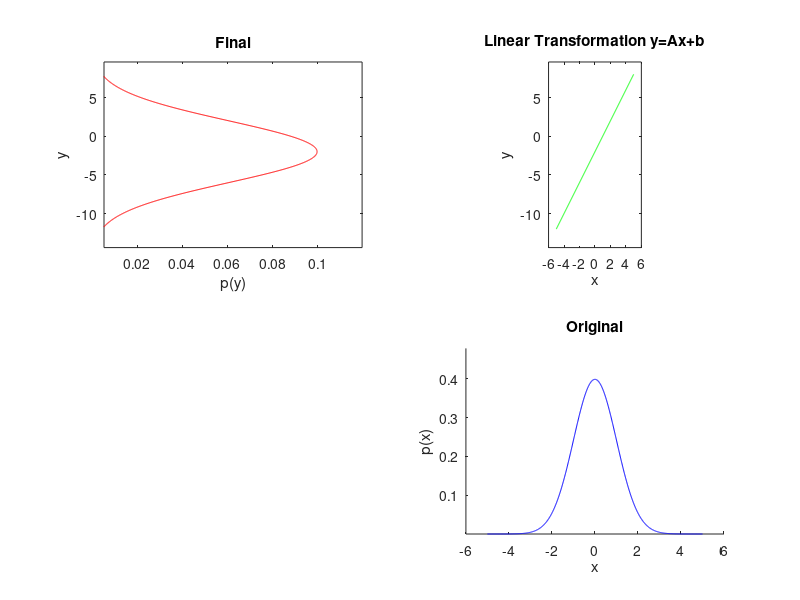
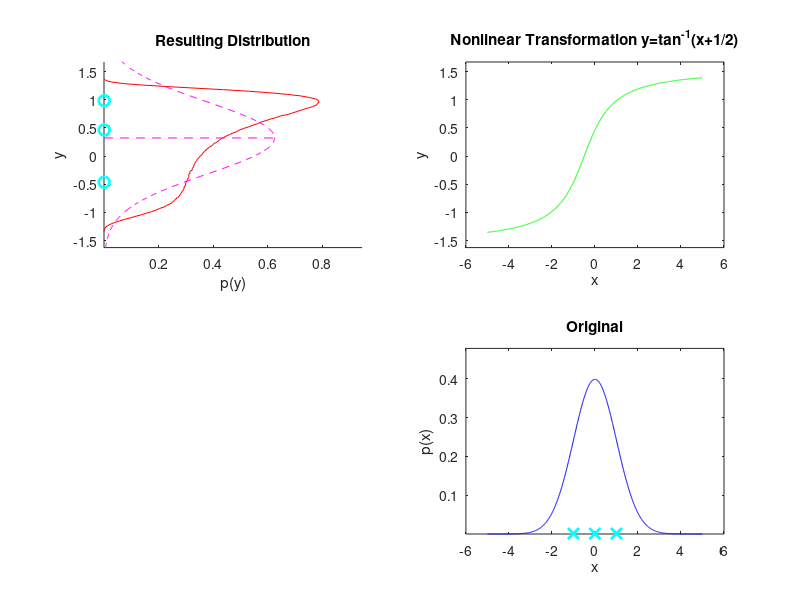
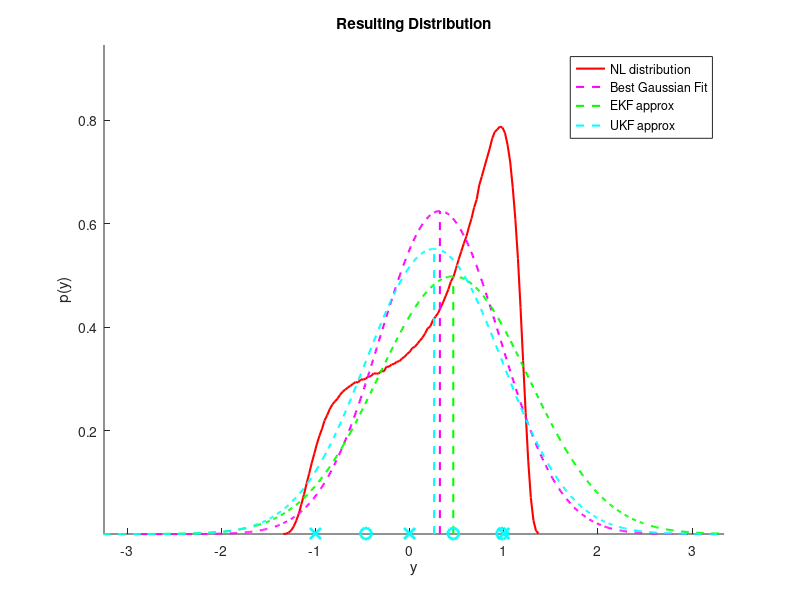

MATLAB code to generate these figures, in order:
%% Comparison of linear and nonlinear transformations

linear = 0; % if 1, run the linear transformation, else the nonlinear one

% Original Gaussian distribution
mu = 0; % mean (mu)
S = 1;% covariance (Sigma)
L = 5;
x = [mu-L*sqrt(S):0.01:mu+L*sqrt(S)]; % x points
px = normpdf(x,mu,S); % p(x) 
n = 5000000; % Number of samples to use
xS = sqrt(S)*randn(n,1); % Samples of original distribution

% Linear transformation
A = 2;
b = -2
yL = A*x + b;

% Resulting Gaussian distribution
muL = A*mu+b;
SL = A*S*A';
pyL = normpdf(yL,muL,SL);

% Nonlinear transformation
yN = atan(x+0.5); % Nonlinear transformation of pdf
yNS = atan(xS+0.5); % Nonlinear transformation of samples
if (linear)
    yN = 3*x+0.5; % Nonlinear transformation of pdf
    yNS = 3*xS+0.5; % Nonlinear transformation of samples
end

% Resulting distribution
m = 100; % Number of bins to use
[d,YN] = hist(yNS,m); % Histogram of results
binw = (max(YN)-min(YN))/(m-1); % Bin width
pyN = d/n/binw; % Resulting distribution

% Gaussian approximation to resulting distribution
muN = mean(yNS); % Mean of samples of transformed distribution
SN = var(yNS); % Covariance of samples of transformed distribution
yNG = [muN-L*sqrt(SN):0.01:muN+L*sqrt(SN)];
pyNG = normpdf(yNG,muN,sqrt(SN));

% Linearized propagation of mean and covariance (a la EKF)
G = 1/((mu+1/2)^2+1);
muLN = atan(mu+0.5);
if (linear)
    G = 3;
    muLN = 3*mu+0.5;
end
SLN = G*S*G';
yLN = [muLN-L*sqrt(SLN):0.01:muLN+L*sqrt(SLN)];
pyLN = normpdf(yLN,muLN,sqrt(SLN));

% Unscented approximation to resulting distribution
n = 1;
alpha = 1;
kappa = 0;
beta = 0;
lambda = alpha^2*(n+kappa)-n;

X(:,1) = mu;
Y(:,1) = atan(X(:,1)+0.5);
if(linear)
    Y(:,1) = 3*X(:,1)+0.5;
end
nlS = sqrt((n+lambda)*S);
for i = 1:n
    X(:,i+1) =  mu + nlS(:,i);
    Y(:,i+1) = atan(X(:,i+1)+0.5);
    X(:,n+i+1) =  mu - nlS(:,i);
    Y(:,n+i+1) = atan(X(:,n+i+1)+0.5);
    if (linear)
        Y(:,i+1) = 3*X(:,i+1)+0.5;
        Y(:,n+i+1) = 3*X(:,n+i+1)+0.5;
    end
end
wm(1) = lambda/(n+lambda);
wc(1) = wm(1) + (1-alpha^2+beta);
wm(2:2*n+1) = 1/(2*(n+lambda));
wc(2:2*n+1) = 1/(2*(n+lambda));

muU = zeros(n,1);
SU = zeros(n,n);
for i = 1:2*n+1
    muU = muU+wm(i)*Y(:,i);
end
for i = 1:2*n+1
    SU = SU + wc(i)*(Y(:,i)-muU)*(Y(:,i)-muU)';
end
yNU = [muU-L*sqrt(SU):0.01:muU+L*sqrt(SU)];
pyNU = normpdf(yNU,muU,sqrt(SU));

%% Display results

L = 5; % number of std deviations to include

% Linear plot
figure(1);clf;
% Original distribution
subplot(2,2,4); hold on;
plot(x,px,'b');
title('Original')
xlabel('x')
ylabel('p(x)')
axis(1.2*[min(x) max(x) min(px) max(px)])
% Transformation function
subplot(2,2,2)
plot(x,yL,'g'); hold on;
title('Linear Transformation y=Ax+b')
xlabel('x')
ylabel('y')
axis(1.2*[min(x) max(x) min(yL) max(yL)])
axis equal
% Resulting distribution
subplot(2,2,1)
plot(pyL,yL,'r'); hold on;
title('Final')
xlabel('p(y)')
ylabel('y')
axis(1.2*[min(pyL) max(pyL) min(yL) max(yL)])

%Nonlinear plots
figure(2);clf;
subplot(2,2,4)
plot(x,px,'b'); hold on;
plot(X,0.001*ones(1,length(X)), 'cx', 'MarkerSize', 8, 'LineWidth', 2);
title('Original')
xlabel('x')
ylabel('p(x)')
axis(1.2*[min(x) max(x) min(px) max(px)])
subplot(2,2,2)
plot(x,yN,'g')
title('Nonlinear Transformation y=tan^{-1}(x+1/2)')
xlabel('x')
ylabel('y')
axis(1.2*[min(x) max(x) min(yN) max(yN)])

subplot(2,2,1); hold on;
plot(pyN,YN,'r');
plot(pyNG,yNG,'m--');
plot([0 max(pyNG)], [muN muN], 'm--')
plot(0.001*ones(1,length(Y)),Y, 'co', 'MarkerSize', 8, 'LineWidth', 2);
axis(1.2*[min(pyN) max(pyN) min(yN) max(yN)])
title('Resulting Distribution')
xlabel('p(y)')
ylabel('y')

% Comparison of approximations
figure(3); clf; hold on; 
plot(YN,pyN,'r', 'LineWidth', 1.5);
plot(yNG,pyNG,'m--', 'LineWidth', 1.5);
plot(yLN,pyLN,'g--','LineWidth', 1.5);
plot(yNU,pyNU,'c--','LineWidth', 1.5);
plot([muN muN],[0 max(pyNG)],'m--','LineWidth', 1.5)
plot([muLN muLN], [0 max(pyLN)],'g--','LineWidth', 1.5)
plot([muU muU], [0 max(pyNU)],'c--','LineWidth', 1.5)
plot(X,0.001*ones(1,length(X)), 'cx', 'MarkerSize', 8, 'LineWidth', 2);
plot(Y,0.001*ones(1,length(Y)), 'co', 'MarkerSize', 8, 'LineWidth', 2);
title('Resulting Distribution')
xlabel('y')
ylabel('p(y)')
legend('NL distribution', 'Best Gaussian Fit', 'EKF approx', 'UKF approx');
axis(1.2*[2*min(yN) 2*max(yN) min(pyN) max(pyN)])
